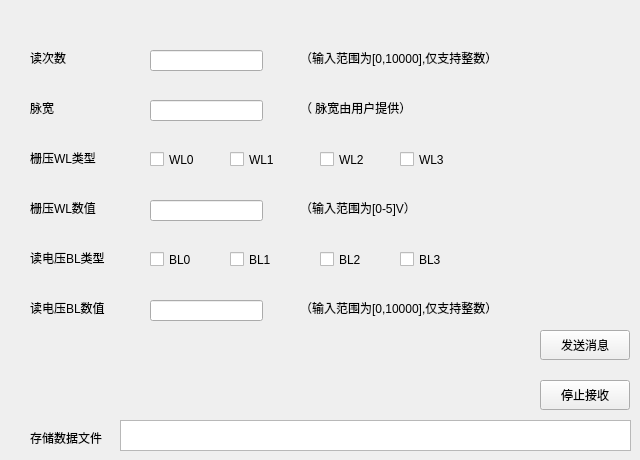
    <widget class="QWidget" name="tab_4">
     <attribute name="title">
      <string>Forming操作</string>
     </attribute>
     <widget class="QLabel" name="label_49">
      <property name="geometry">
       <rect>
        <x>300</x>
        <y>200</y>
        <width>261</width>
        <height>16</height>
       </rect>
      </property>
      <property name="text">
       <string>（输入范围为[0-5]V）</string>
      </property>
     </widget>
     <widget class="QLineEdit" name="lineEdit_16">
      <property name="geometry">
       <rect>
        <x>150</x>
        <y>300</y>
        <width>113</width>
        <height>21</height>
       </rect>
      </property>
     </widget>
     <widget class="QLabel" name="label_50">
      <property name="geometry">
       <rect>
        <x>30</x>
        <y>250</y>
        <width>101</width>
        <height>16</height>
       </rect>
      </property>
      <property name="text">
       <string>读电压BL类型</string>
      </property>
     </widget>
     <widget class="QLabel" name="label_51">
      <property name="geometry">
       <rect>
        <x>30</x>
        <y>150</y>
        <width>81</width>
        <height>16</height>
       </rect>
      </property>
      <property name="text">
       <string>栅压WL类型</string>
      </property>
     </widget>
     <widget class="QLabel" name="label_52">
      <property name="geometry">
       <rect>
        <x>300</x>
        <y>100</y>
        <width>261</width>
        <height>16</height>
       </rect>
      </property>
      <property name="text">
       <string>（ 脉宽由用户提供）</string>
      </property>
     </widget>
     <widget class="QLineEdit" name="lineEdit_17">
      <property name="geometry">
       <rect>
        <x>150</x>
        <y>50</y>
        <width>113</width>
        <height>21</height>
       </rect>
      </property>
     </widget>
     <widget class="QLineEdit" name="lineEdit_18">
      <property name="geometry">
       <rect>
        <x>150</x>
        <y>200</y>
        <width>113</width>
        <height>21</height>
       </rect>
      </property>
     </widget>
     <widget class="QLabel" name="label_53">
      <property name="geometry">
       <rect>
        <x>30</x>
        <y>50</y>
        <width>51</width>
        <height>16</height>
       </rect>
      </property>
      <property name="text">
       <string>读次数</string>
      </property>
     </widget>
     <widget class="QLabel" name="label_55">
      <property name="geometry">
       <rect>
        <x>30</x>
        <y>100</y>
        <width>51</width>
        <height>16</height>
       </rect>
      </property>
      <property name="text">
       <string>脉宽</string>
      </property>
     </widget>
     <widget class="QLabel" name="label_56">
      <property name="geometry">
       <rect>
        <x>30</x>
        <y>200</y>
        <width>81</width>
        <height>16</height>
       </rect>
      </property>
      <property name="text">
       <string>栅压WL数值</string>
      </property>
     </widget>
     <widget class="QLabel" name="label_57">
      <property name="geometry">
       <rect>
        <x>300</x>
        <y>300</y>
        <width>261</width>
        <height>16</height>
       </rect>
      </property>
      <property name="text">
       <string>（输入范围为[0,10000],仅支持整数）</string>
      </property>
     </widget>
     <widget class="QLineEdit" name="lineEdit_19">
      <property name="geometry">
       <rect>
        <x>150</x>
        <y>100</y>
        <width>113</width>
        <height>21</height>
       </rect>
      </property>
     </widget>
     <widget class="QLabel" name="label_59">
      <property name="geometry">
       <rect>
        <x>300</x>
        <y>50</y>
        <width>261</width>
        <height>16</height>
       </rect>
      </property>
      <property name="text">
       <string>（输入范围为[0,10000],仅支持整数）</string>
      </property>
     </widget>
     <widget class="QLabel" name="label_60">
      <property name="geometry">
       <rect>
        <x>30</x>
        <y>300</y>
        <width>101</width>
        <height>16</height>
       </rect>
      </property>
      <property name="text">
       <string>读电压BL数值</string>
      </property>
     </widget>
     <widget class="QLabel" name="label_19">
      <property name="geometry">
       <rect>
        <x>30</x>
        <y>430</y>
        <width>81</width>
        <height>16</height>
       </rect>
      </property>
      <property name="text">
       <string>存储数据文件</string>
      </property>
     </widget>
     <widget class="QPushButton" name="Btn_send_4">
      <property name="enabled">
       <bool>true</bool>
      </property>
      <property name="geometry">
       <rect>
        <x>540</x>
        <y>330</y>
        <width>90</width>
        <height>30</height>
       </rect>
      </property>
      <property name="text">
       <string>发送消息</string>
      </property>
     </widget>
     <widget class="QTextBrowser" name="textBrowser_4">
      <property name="geometry">
       <rect>
        <x>120</x>
        <y>420</y>
        <width>511</width>
        <height>31</height>
       </rect>
      </property>
     </widget>
     <widget class="QCheckBox" name="checkBox_17">
      <property name="geometry">
       <rect>
        <x>150</x>
        <y>150</y>
        <width>51</width>
        <height>19</height>
       </rect>
      </property>
      <property name="text">
       <string>WL0</string>
      </property>
     </widget>
     <widget class="QCheckBox" name="checkBox_18">
      <property name="geometry">
       <rect>
        <x>230</x>
        <y>150</y>
        <width>51</width>
        <height>19</height>
       </rect>
      </property>
      <property name="text">
       <string>WL1</string>
      </property>
     </widget>
     <widget class="QCheckBox" name="checkBox_19">
      <property name="geometry">
       <rect>
        <x>400</x>
        <y>150</y>
        <width>51</width>
        <height>19</height>
       </rect>
      </property>
      <property name="text">
       <string>WL3</string>
      </property>
     </widget>
     <widget class="QCheckBox" name="checkBox_20">
      <property name="geometry">
       <rect>
        <x>320</x>
        <y>150</y>
        <width>51</width>
        <height>19</height>
       </rect>
      </property>
      <property name="text">
       <string>WL2</string>
      </property>
     </widget>
     <widget class="QCheckBox" name="checkBox_33">
      <property name="geometry">
       <rect>
        <x>150</x>
        <y>250</y>
        <width>51</width>
        <height>19</height>
       </rect>
      </property>
      <property name="text">
       <string>BL0</string>
      </property>
      <property name="checked">
       <bool>false</bool>
      </property>
     </widget>
     <widget class="QCheckBox" name="checkBox_34">
      <property name="geometry">
       <rect>
        <x>400</x>
        <y>250</y>
        <width>51</width>
        <height>19</height>
       </rect>
      </property>
      <property name="text">
       <string>BL3</string>
      </property>
     </widget>
     <widget class="QCheckBox" name="checkBox_35">
      <property name="geometry">
       <rect>
        <x>230</x>
        <y>250</y>
        <width>51</width>
        <height>19</height>
       </rect>
      </property>
      <property name="text">
       <string>BL1</string>
      </property>
     </widget>
     <widget class="QCheckBox" name="checkBox_36">
      <property name="geometry">
       <rect>
        <x>320</x>
        <y>250</y>
        <width>51</width>
        <height>19</height>
       </rect>
      </property>
      <property name="text">
       <string>BL2</string>
      </property>
     </widget>
     <widget class="QPushButton" name="pushButton_5">
      <property name="enabled">
       <bool>true</bool>
      </property>
      <property name="geometry">
       <rect>
        <x>540</x>
        <y>380</y>
        <width>90</width>
        <height>30</height>
       </rect>
      </property>
      <property name="text">
       <string>停止接收</string>
      </property>
     </widget>
    </widget>
